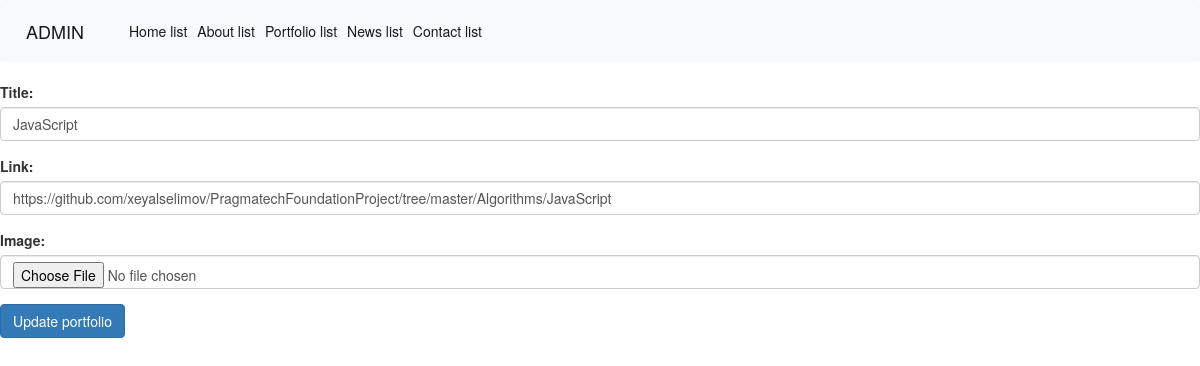
The app's page /admin/edit-portfolio/1/ (signed in) with its own data.
### Project/models.py (models this page shows, shortened)
class Portfolio(db.Model):
    id = db.Column(db.Integer, primary_key=True)
    title = db.Column(db.String(100), nullable=False, )
    link = db.Column(db.String(20),)
    image = db.Column(db.String(20),)

### Project/routes.py (the view)
@app.route('/admin/edit-portfolio/<int:id>/', methods=['GET', 'POST'])
@login_required
def edit_portfolio(id):
    portdata = Portfolio.query.get_or_404(id)
    if request.method == 'POST':
        portdata.title = request.form.get('title')
        portdata.link = request.form.get('link')
        db.session.commit()
        return redirect(url_for('portfolio'))
    return render_template('admin/edit-portfolio.html', portdata=portdata)

### Project/models.py (called while the page is built)
@login_manager.user_loader
def load_user(user_id):
    return Admin.query.get(user_id)

### Project/templates/admin/edit-portfolio.html
{% extends 'admin/base.html' %}
{% block content %}
<form action="" method="POST" enctype="multipart/form-data">
    <div class="form-group">
        <label>Title:</label>
        <input type="text" value = "{{portdata.title}}" class="form-control" name="title" >
    </div>
    <div class="form-group">
        <label>Link:</label>
        <input type="text" value = "{{portdata.link}}" class="form-control" name="link" >
    </div>
    <div class="form-group">
        <label>Image:</label>
        <input type="file" value = "" class="form-control" name="file">
    </div>
    <div class="form-group">
        <button class="btn btn-primary" type="submit">Update portfolio</button>
    </div>
</form>
{% endblock %}

### records on screen
Portfolio: title "JavaScript", link "https://github.com/xeyalselimov/PragmatechFoundationProject/tree/master/Algorithms/JavaScript"
